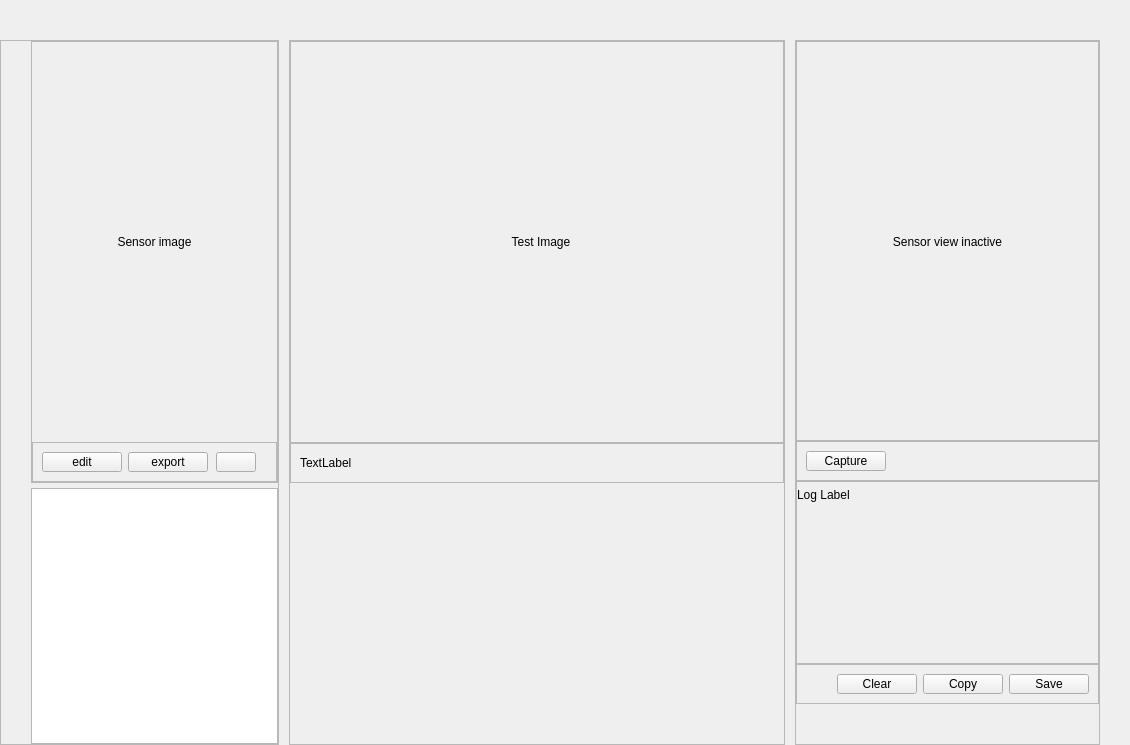
<?xml version="1.0" encoding="UTF-8"?>
<ui version="4.0">
 <class>TestingWindow</class>
 <widget class="QWidget" name="TestingWindow">
  <property name="geometry">
   <rect>
    <x>0</x>
    <y>0</y>
    <width>1130</width>
    <height>745</height>
   </rect>
  </property>
  <property name="windowTitle">
   <string>Sensor Testing</string>
  </property>
  <layout class="QVBoxLayout" name="verticalLayout_main">
   <property name="spacing">
    <number>0</number>
   </property>
   <property name="leftMargin">
    <number>0</number>
   </property>
   <property name="topMargin">
    <number>0</number>
   </property>
   <property name="rightMargin">
    <number>0</number>
   </property>
   <property name="bottomMargin">
    <number>0</number>
   </property>
   <item>
    <layout class="QHBoxLayout" name="horizontalLayout_content">
     <property name="spacing">
      <number>10</number>
     </property>
     <property name="topMargin">
      <number>40</number>
     </property>
     <property name="rightMargin">
      <number>30</number>
     </property>
     <item>
      <widget class="QFrame" name="frame_tests_list">
       <property name="maximumSize">
        <size>
         <width>500</width>
         <height>16777215</height>
        </size>
       </property>
       <property name="frameShape">
        <enum>QFrame::StyledPanel</enum>
       </property>
       <property name="frameShadow">
        <enum>QFrame::Raised</enum>
       </property>
       <layout class="QVBoxLayout" name="verticalLayout_tests_list">
        <property name="spacing">
         <number>5</number>
        </property>
        <property name="leftMargin">
         <number>30</number>
        </property>
        <property name="topMargin">
         <number>0</number>
        </property>
        <property name="rightMargin">
         <number>0</number>
        </property>
        <property name="bottomMargin">
         <number>0</number>
        </property>
        <item>
         <widget class="QFrame" name="frame">
          <property name="frameShape">
           <enum>QFrame::StyledPanel</enum>
          </property>
          <property name="frameShadow">
           <enum>QFrame::Raised</enum>
          </property>
          <layout class="QVBoxLayout" name="verticalLayout">
           <property name="spacing">
            <number>0</number>
           </property>
           <property name="leftMargin">
            <number>0</number>
           </property>
           <property name="topMargin">
            <number>0</number>
           </property>
           <property name="rightMargin">
            <number>0</number>
           </property>
           <property name="bottomMargin">
            <number>0</number>
           </property>
           <item>
            <widget class="QLabel" name="sensor_image">
             <property name="minimumSize">
              <size>
               <width>0</width>
               <height>400</height>
              </size>
             </property>
             <property name="maximumSize">
              <size>
               <width>16777215</width>
               <height>500</height>
              </size>
             </property>
             <property name="text">
              <string>Sensor image</string>
             </property>
             <property name="alignment">
              <set>Qt::AlignCenter</set>
             </property>
            </widget>
           </item>
           <item>
            <widget class="QFrame" name="test_bar">
             <property name="minimumSize">
              <size>
               <width>0</width>
               <height>40</height>
              </size>
             </property>
             <property name="maximumSize">
              <size>
               <width>16777215</width>
               <height>40</height>
              </size>
             </property>
             <property name="frameShape">
              <enum>QFrame::StyledPanel</enum>
             </property>
             <property name="frameShadow">
              <enum>QFrame::Raised</enum>
             </property>
             <layout class="QHBoxLayout" name="horizontalLayout">
              <property name="rightMargin">
               <number>20</number>
              </property>
              <item>
               <widget class="QPushButton" name="pushButton">
                <property name="text">
                 <string>edit</string>
                </property>
               </widget>
              </item>
              <item>
               <widget class="QPushButton" name="pushButton_2">
                <property name="text">
                 <string>export</string>
                </property>
               </widget>
              </item>
              <item>
               <spacer name="horizontalSpacer_tests_header">
                <property name="orientation">
                 <enum>Qt::Horizontal</enum>
                </property>
                <property name="sizeHint" stdset="0">
                 <size>
                  <width>10</width>
                  <height>17</height>
                 </size>
                </property>
               </spacer>
              </item>
              <item>
               <widget class="QPushButton" name="btn_run_all">
                <property name="text">
                 <string/>
                </property>
               </widget>
              </item>
             </layout>
            </widget>
           </item>
          </layout>
         </widget>
        </item>
        <item>
         <widget class="QScrollArea" name="scrollArea_tests">
          <property name="frameShape">
           <enum>QFrame::NoFrame</enum>
          </property>
          <property name="widgetResizable">
           <bool>true</bool>
          </property>
          <widget class="QWidget" name="scrollAreaWidgetContents_tests">
           <property name="geometry">
            <rect>
             <x>0</x>
             <y>0</y>
             <width>259</width>
             <height>255</height>
            </rect>
           </property>
           <layout class="QVBoxLayout" name="verticalLayout_tests_container">
            <property name="spacing">
             <number>0</number>
            </property>
            <property name="leftMargin">
             <number>0</number>
            </property>
            <property name="topMargin">
             <number>0</number>
            </property>
            <property name="rightMargin">
             <number>0</number>
            </property>
            <property name="bottomMargin">
             <number>0</number>
            </property>
            <item>
             <widget class="QListWidget" name="list_tests">
              <property name="sizePolicy">
               <sizepolicy hsizetype="Expanding" vsizetype="Minimum">
                <horstretch>0</horstretch>
                <verstretch>0</verstretch>
               </sizepolicy>
              </property>
             </widget>
            </item>
           </layout>
          </widget>
         </widget>
        </item>
       </layout>
      </widget>
     </item>
     <item>
      <widget class="QFrame" name="frame_right_panel">
       <property name="frameShape">
        <enum>QFrame::StyledPanel</enum>
       </property>
       <layout class="QVBoxLayout" name="verticalLayout_right_panel">
        <property name="spacing">
         <number>0</number>
        </property>
        <property name="leftMargin">
         <number>0</number>
        </property>
        <property name="topMargin">
         <number>0</number>
        </property>
        <property name="rightMargin">
         <number>0</number>
        </property>
        <property name="bottomMargin">
         <number>0</number>
        </property>
        <item>
         <widget class="QFrame" name="frame_3">
          <property name="minimumSize">
           <size>
            <width>340</width>
            <height>0</height>
           </size>
          </property>
          <property name="frameShape">
           <enum>QFrame::StyledPanel</enum>
          </property>
          <property name="frameShadow">
           <enum>QFrame::Raised</enum>
          </property>
          <layout class="QVBoxLayout" name="verticalLayout_3">
           <property name="spacing">
            <number>0</number>
           </property>
           <property name="leftMargin">
            <number>0</number>
           </property>
           <property name="topMargin">
            <number>0</number>
           </property>
           <property name="rightMargin">
            <number>0</number>
           </property>
           <property name="bottomMargin">
            <number>0</number>
           </property>
           <item>
            <widget class="QLabel" name="test_image">
             <property name="minimumSize">
              <size>
               <width>500</width>
               <height>400</height>
              </size>
             </property>
             <property name="maximumSize">
              <size>
               <width>16777215</width>
               <height>400</height>
              </size>
             </property>
             <property name="text">
              <string>Test Image</string>
             </property>
             <property name="alignment">
              <set>Qt::AlignCenter</set>
             </property>
            </widget>
           </item>
          </layout>
         </widget>
        </item>
        <item>
         <widget class="QFrame" name="frame_test_description">
          <property name="minimumSize">
           <size>
            <width>0</width>
            <height>40</height>
           </size>
          </property>
          <property name="maximumSize">
           <size>
            <width>16777215</width>
            <height>16777215</height>
           </size>
          </property>
          <property name="frameShape">
           <enum>QFrame::StyledPanel</enum>
          </property>
          <property name="frameShadow">
           <enum>QFrame::Raised</enum>
          </property>
          <layout class="QVBoxLayout" name="verticalLayout_5">
           <item>
            <widget class="QLabel" name="label_test_description">
             <property name="text">
              <string>TextLabel</string>
             </property>
            </widget>
           </item>
          </layout>
         </widget>
        </item>
        <item>
         <spacer name="verticalSpacer">
          <property name="orientation">
           <enum>Qt::Vertical</enum>
          </property>
          <property name="sizeHint" stdset="0">
           <size>
            <width>20</width>
            <height>40</height>
           </size>
          </property>
         </spacer>
        </item>
       </layout>
      </widget>
     </item>
     <item>
      <widget class="QFrame" name="frame_2">
       <property name="minimumSize">
        <size>
         <width>300</width>
         <height>0</height>
        </size>
       </property>
       <property name="frameShape">
        <enum>QFrame::StyledPanel</enum>
       </property>
       <property name="frameShadow">
        <enum>QFrame::Raised</enum>
       </property>
       <layout class="QVBoxLayout" name="verticalLayout_2">
        <property name="spacing">
         <number>0</number>
        </property>
        <property name="leftMargin">
         <number>0</number>
        </property>
        <property name="topMargin">
         <number>0</number>
        </property>
        <property name="rightMargin">
         <number>0</number>
        </property>
        <property name="bottomMargin">
         <number>40</number>
        </property>
        <item>
         <widget class="QFrame" name="frame_sensor_view">
          <property name="minimumSize">
           <size>
            <width>0</width>
            <height>400</height>
           </size>
          </property>
          <property name="maximumSize">
           <size>
            <width>16777215</width>
            <height>400</height>
           </size>
          </property>
          <property name="sizeIncrement">
           <size>
            <width>0</width>
            <height>0</height>
           </size>
          </property>
          <property name="frameShape">
           <enum>QFrame::StyledPanel</enum>
          </property>
          <layout class="QVBoxLayout" name="verticalLayout_sensor_view">
           <property name="spacing">
            <number>0</number>
           </property>
           <property name="leftMargin">
            <number>0</number>
           </property>
           <property name="topMargin">
            <number>0</number>
           </property>
           <property name="rightMargin">
            <number>0</number>
           </property>
           <property name="bottomMargin">
            <number>0</number>
           </property>
           <item>
            <widget class="QLabel" name="sensor_view_label">
             <property name="minimumSize">
              <size>
               <width>0</width>
               <height>400</height>
              </size>
             </property>
             <property name="maximumSize">
              <size>
               <width>16777215</width>
               <height>400</height>
              </size>
             </property>
             <property name="text">
              <string>Sensor view inactive</string>
             </property>
             <property name="alignment">
              <set>Qt::AlignCenter</set>
             </property>
            </widget>
           </item>
          </layout>
         </widget>
        </item>
        <item>
         <widget class="QFrame" name="frame_sensor_view_2">
          <property name="minimumSize">
           <size>
            <width>0</width>
            <height>40</height>
           </size>
          </property>
          <property name="maximumSize">
           <size>
            <width>16777215</width>
            <height>40</height>
           </size>
          </property>
          <property name="frameShape">
           <enum>QFrame::StyledPanel</enum>
          </property>
          <property name="frameShadow">
           <enum>QFrame::Raised</enum>
          </property>
          <layout class="QHBoxLayout" name="horizontalLayout_2">
           <item>
            <widget class="QPushButton" name="btn_capture_frame">
             <property name="text">
              <string>Capture</string>
             </property>
            </widget>
           </item>
           <item>
            <spacer name="horizontalSpacer_stream">
             <property name="orientation">
              <enum>Qt::Horizontal</enum>
             </property>
             <property name="sizeHint" stdset="0">
              <size>
               <width>40</width>
               <height>20</height>
              </size>
             </property>
            </spacer>
           </item>
          </layout>
         </widget>
        </item>
        <item>
         <widget class="QFrame" name="frame_5">
          <property name="frameShape">
           <enum>QFrame::StyledPanel</enum>
          </property>
          <property name="frameShadow">
           <enum>QFrame::Raised</enum>
          </property>
          <layout class="QVBoxLayout" name="verticalLayout_4">
           <property name="spacing">
            <number>0</number>
           </property>
           <property name="leftMargin">
            <number>0</number>
           </property>
           <property name="topMargin">
            <number>6</number>
           </property>
           <property name="rightMargin">
            <number>0</number>
           </property>
           <property name="bottomMargin">
            <number>0</number>
           </property>
           <item>
            <widget class="QLabel" name="label_log">
             <property name="text">
              <string>Log Label</string>
             </property>
             <property name="alignment">
              <set>Qt::AlignLeading|Qt::AlignLeft|Qt::AlignTop</set>
             </property>
            </widget>
           </item>
          </layout>
         </widget>
        </item>
        <item>
         <widget class="QFrame" name="frame_4">
          <property name="maximumSize">
           <size>
            <width>16777215</width>
            <height>40</height>
           </size>
          </property>
          <property name="frameShape">
           <enum>QFrame::StyledPanel</enum>
          </property>
          <property name="frameShadow">
           <enum>QFrame::Raised</enum>
          </property>
          <layout class="QHBoxLayout" name="horizontalLayout_3">
           <item>
            <spacer name="horizontalSpacer">
             <property name="orientation">
              <enum>Qt::Horizontal</enum>
             </property>
             <property name="sizeHint" stdset="0">
              <size>
               <width>40</width>
               <height>20</height>
              </size>
             </property>
            </spacer>
           </item>
           <item>
            <widget class="QPushButton" name="btn_clear_logs">
             <property name="text">
              <string>Clear</string>
             </property>
            </widget>
           </item>
           <item>
            <widget class="QPushButton" name="btn_copy_logs">
             <property name="text">
              <string>Copy</string>
             </property>
            </widget>
           </item>
           <item>
            <widget class="QPushButton" name="btn_save_logs">
             <property name="text">
              <string>Save</string>
             </property>
            </widget>
           </item>
          </layout>
         </widget>
        </item>
       </layout>
      </widget>
     </item>
    </layout>
   </item>
  </layout>
 </widget>
 <resources/>
 <connections/>
</ui>
